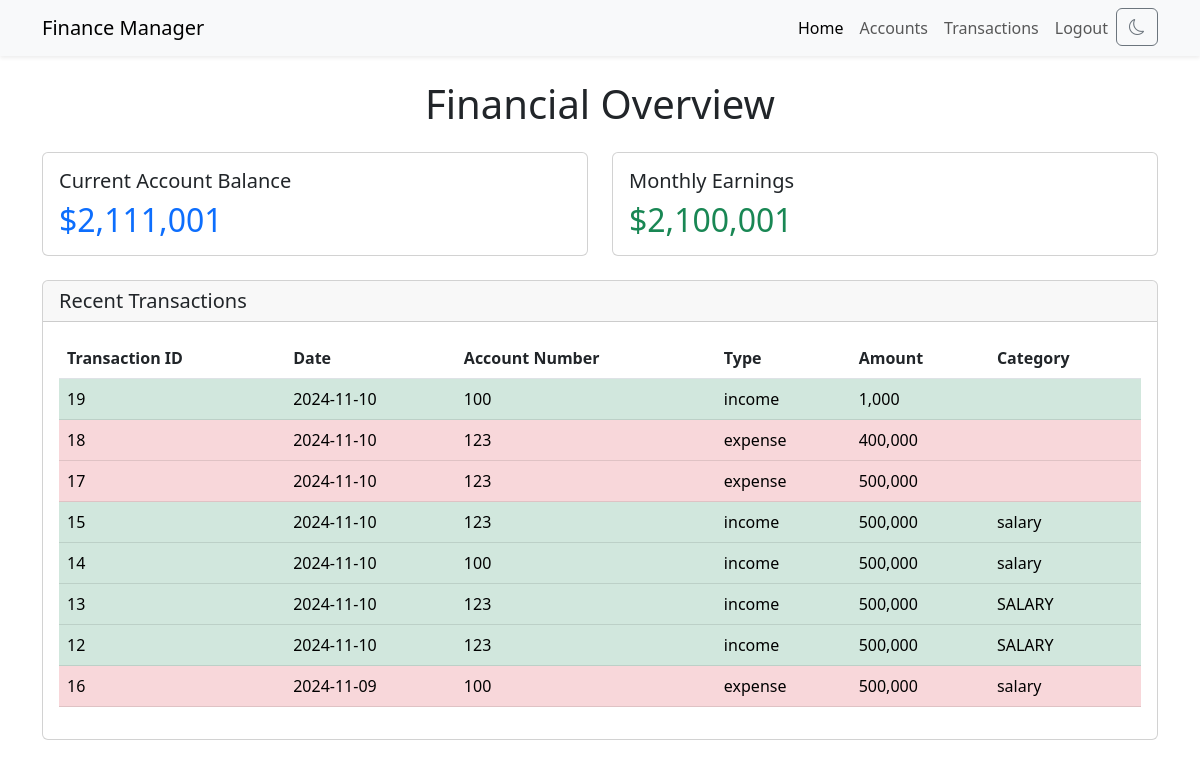
Page / (signed in) on the earlier database version.
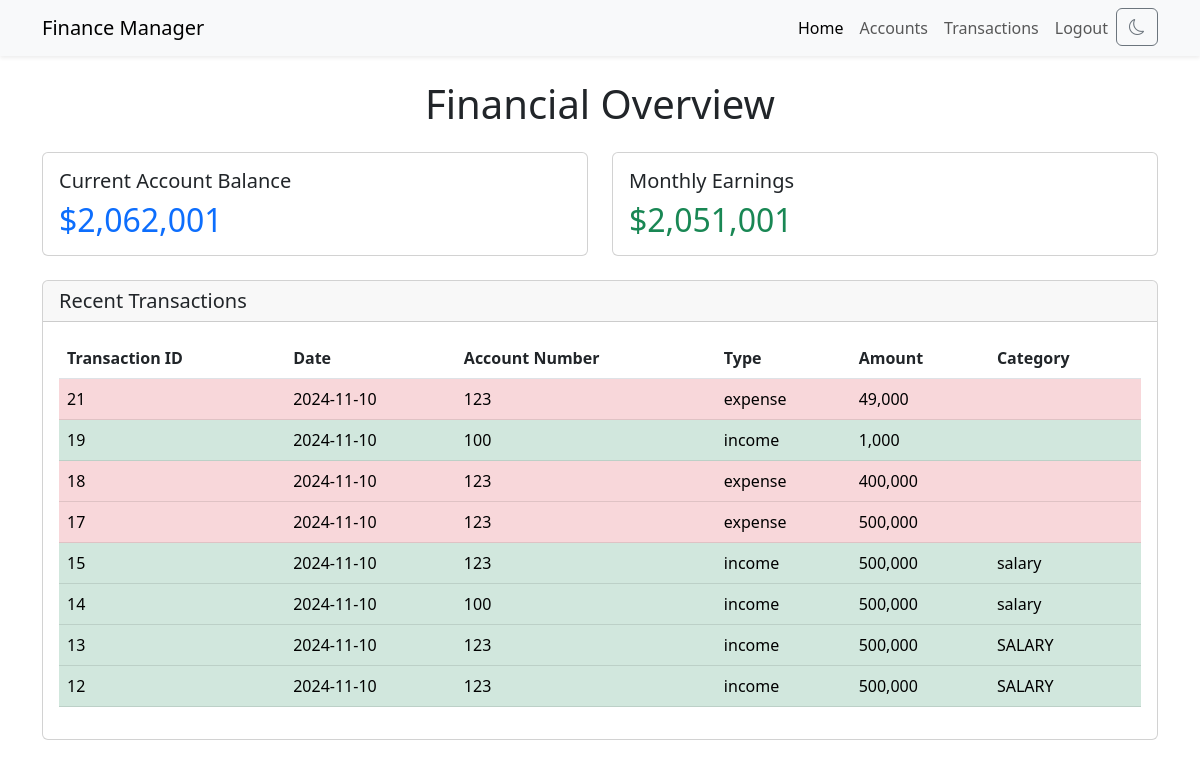
Same page on the later database version.
### app.py (models this page shows, shortened)
class TransactionsTable(db.Model):
    __tablename__ = 'transactions'
    tno = db.Column(db.Integer, primary_key = True, autoincrement = True)
    userid = db.Column(db.Integer, db.ForeignKey("users.id", ondelete='CASCADE'), nullable = False)
    date = db.Column(db.String, nullable = False)
    accno = db.Column(db.Integer, db.ForeignKey("accounts.accno"), nullable = False)
    type = db.Column(db.String, nullable = False)
    amount = db.Column(db.Integer, nullable = False)
    category = db.Column(db.String)

### app.py (the view)
@app.route("/", methods = ["GET", "POST"])
@login_required
def index():
    transactions = TransactionsTable.query.filter_by(userid=current_user.id).order_by(TransactionsTable.date.desc(), TransactionsTable.tno.desc()).all()
    total = sum([i.balance for i in AccountsTable.query.filter_by(userid=current_user.id).all()])
    monthly = sum([i.amount if i.type == 'income' else -i.amount for i in TransactionsTable.query.filter(
        TransactionsTable.userid == current_user.id,
        TransactionsTable.date >= datetime.now() - timedelta(days=30)
    ).all()])
    return render_template("index.html", transactions=transactions[:8], total=total, monthly=monthly)

### app.py (called while the page is built)
@login_manager.user_loader
def load_user(user_id):
    return UsersTable.query.get(int(user_id))

### templates/index.html
{% extends "layout.html" %}
{% block content %}
<div class="container mt-4">
    <h1 class="mb-4 text-center">Financial Overview</h1>
    <div class="row">
        <div class="col-md-6 mb-4">
            <div class="card">
                <div class="card-body">
                    <h5 class="card-title">Current Account Balance</h5>
                    <h2 id="totalBalance" class="card-text text-primary">${{"{:,}".format(total)}}</h2>
                </div>
            </div>
        </div>
        <div class="col-md-6 mb-4">
            <div class="card">
                <div class="card-body">
                    <h5 class="card-title">Monthly Earnings</h5>
                    <h2 id="monthlyEarnings" class="card-text text-success">${{"{:,}".format(monthly)}}</h2>
                </div>
            </div>
        </div>
    </div>
    <div class="card mb-4">
        <div class="card-header">
            <h5 class="card-title mb-0">Recent Transactions</h5>
        </div>
        <div class="card-body">
            {% if transactions %}
            <table id="transactionsTable" class="table">
                <thead>
                    <tr>
                        <th scope="col">Transaction ID</th>
                        <th scope="col">Date</th>
                        <th scope="col">Account Number</th>
                        <th scope="col">Type</th>
                        <th scope="col">Amount</th>
                        <th scope="col">Category</th>
                    </tr>
                </thead>
                <tbody>
                    {% for transaction in transactions %}
                    {% if transaction.type == 'income' %}
                        <tr class="table-success">
                    {% else %}
                        <tr class="table-danger">
                    {% endif %}
                            <td>{{transaction.tno}}</td>
                            <td>{{transaction.date}}</td>
                            <td>{{transaction.accno}}</td>
                            <td>{{transaction.type}}</td>
                            <td>{{"{:,}".format(transaction.amount)}}</td>
                            <td>{{transaction.category}}</td>
                        </tr>
                    {% endfor %}
                </tbody>
            </table>
            {% else %}
            <div class="alert alert-info" role="info">
                <i class="fas fa-exclamation-circle"></i> &nbsp; No transactions yet.
            </div>
            {% endif %}
        </div>
    </div>
</div>
{% endblock %}

Differences in the rows shown:
no longer on this page (row unchanged): TransactionsTable: amount "500,000"
added TransactionsTable: amount "49,000"
Other differences:
{{ "{:,}".format(total) }}: "2,111,001" → "2,062,001"
{{ "{:,}".format(monthly) }}: "2,100,001" → "2,051,001"
